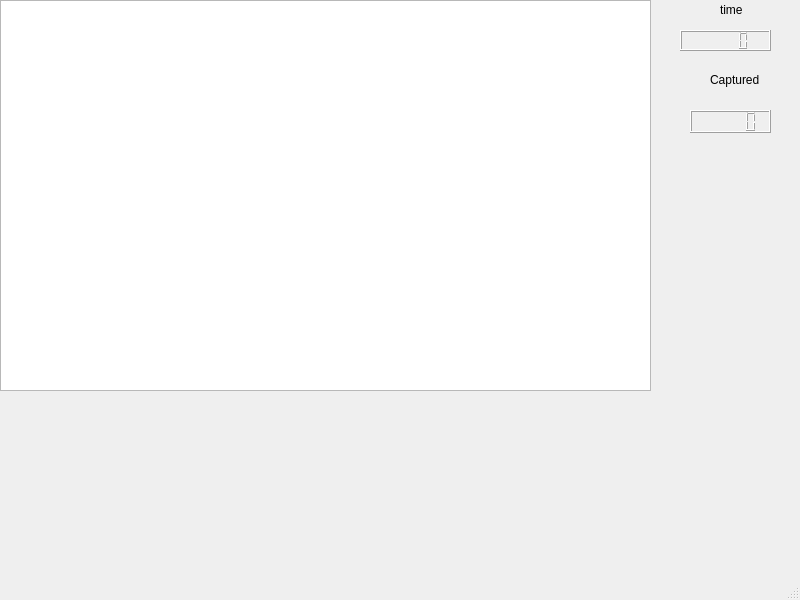
<?xml version="1.0" encoding="UTF-8"?>
<ui version="4.0">
 <class>MainWindow</class>
 <widget class="QMainWindow" name="MainWindow">
  <property name="geometry">
   <rect>
    <x>0</x>
    <y>0</y>
    <width>800</width>
    <height>600</height>
   </rect>
  </property>
  <property name="windowTitle">
   <string>MainWindow</string>
  </property>
  <widget class="QWidget" name="centralwidget">
   <widget class="QGraphicsView" name="graphicsView">
    <property name="geometry">
     <rect>
      <x>0</x>
      <y>0</y>
      <width>651</width>
      <height>391</height>
     </rect>
    </property>
   </widget>
   <widget class="QLCDNumber" name="lcdNumberGameTime">
    <property name="geometry">
     <rect>
      <x>680</x>
      <y>30</y>
      <width>91</width>
      <height>21</height>
     </rect>
    </property>
   </widget>
   <widget class="QLabel" name="label">
    <property name="geometry">
     <rect>
      <x>720</x>
      <y>0</y>
      <width>63</width>
      <height>20</height>
     </rect>
    </property>
    <property name="text">
     <string>time</string>
    </property>
   </widget>
   <widget class="QLCDNumber" name="lcdNumberScore">
    <property name="geometry">
     <rect>
      <x>690</x>
      <y>110</y>
      <width>81</width>
      <height>23</height>
     </rect>
    </property>
   </widget>
   <widget class="QLabel" name="label_2">
    <property name="geometry">
     <rect>
      <x>710</x>
      <y>70</y>
      <width>63</width>
      <height>20</height>
     </rect>
    </property>
    <property name="text">
     <string>Captured</string>
    </property>
   </widget>
  </widget>
  <widget class="QMenuBar" name="menubar">
   <property name="geometry">
    <rect>
     <x>0</x>
     <y>0</y>
     <width>800</width>
     <height>25</height>
    </rect>
   </property>
  </widget>
  <widget class="QStatusBar" name="statusbar"/>
 </widget>
 <resources/>
 <connections/>
</ui>
